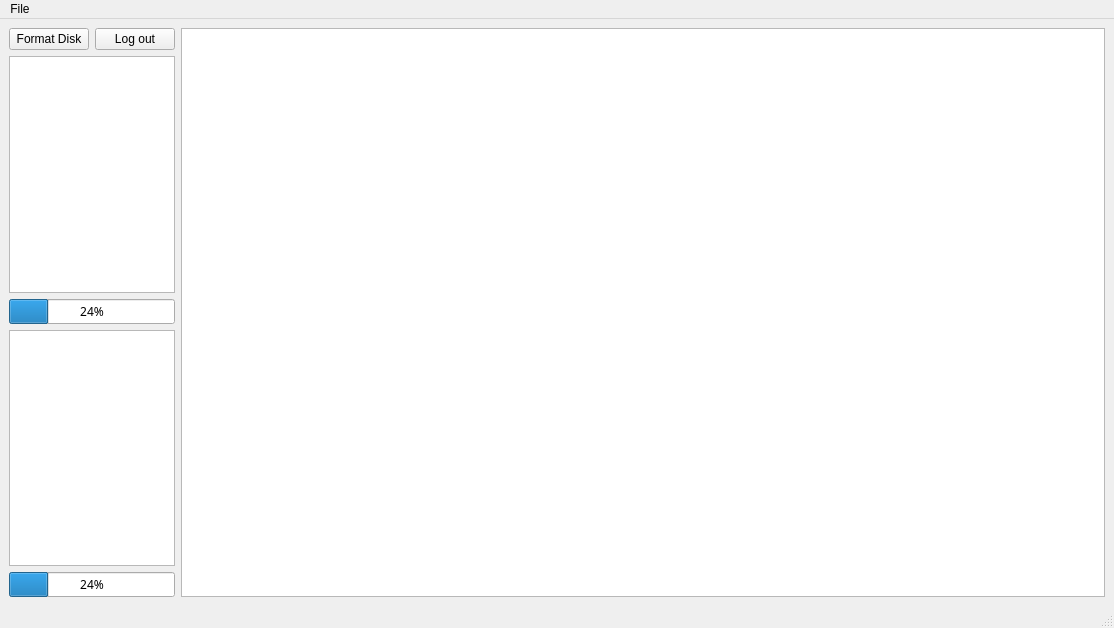
<?xml version="1.0" encoding="UTF-8"?>
<ui version="4.0">
 <class>content</class>
 <widget class="QMainWindow" name="content">
  <property name="geometry">
   <rect>
    <x>0</x>
    <y>0</y>
    <width>1114</width>
    <height>628</height>
   </rect>
  </property>
  <property name="windowTitle">
   <string>File Manager - Acytoo</string>
  </property>
  <widget class="QWidget" name="centralwidget">
   <layout class="QGridLayout" name="gridLayout">
    <item row="0" column="0">
     <layout class="QHBoxLayout" name="horizontalLayout_2" stretch="1,7">
      <item>
       <layout class="QVBoxLayout" name="verticalLayout">
        <item>
         <layout class="QHBoxLayout" name="horizontalLayout">
          <item>
           <widget class="QPushButton" name="btn_format">
            <property name="text">
             <string>Format Disk</string>
            </property>
           </widget>
          </item>
          <item>
           <widget class="QPushButton" name="btn_log_out">
            <property name="text">
             <string>Log out</string>
            </property>
           </widget>
          </item>
         </layout>
        </item>
        <item>
         <widget class="QTextEdit" name="textEdit_disk_info">
          <property name="font">
           <font>
            <family>Monaco</family>
            <pointsize>12</pointsize>
           </font>
          </property>
         </widget>
        </item>
        <item>
         <widget class="QProgressBar" name="progressBar_disk">
          <property name="font">
           <font>
            <family>Monaco</family>
           </font>
          </property>
          <property name="value">
           <number>24</number>
          </property>
         </widget>
        </item>
        <item>
         <widget class="QTextEdit" name="textEdit_inode_info">
          <property name="font">
           <font>
            <family>Monaco</family>
            <pointsize>12</pointsize>
           </font>
          </property>
         </widget>
        </item>
        <item>
         <widget class="QProgressBar" name="progressBar_inode">
          <property name="font">
           <font>
            <family>Monaco</family>
           </font>
          </property>
          <property name="value">
           <number>24</number>
          </property>
         </widget>
        </item>
       </layout>
      </item>
      <item>
       <widget class="QListWidget" name="list_content">
        <property name="font">
         <font>
          <pointsize>12</pointsize>
         </font>
        </property>
       </widget>
      </item>
     </layout>
    </item>
   </layout>
  </widget>
  <widget class="QMenuBar" name="menubar">
   <property name="geometry">
    <rect>
     <x>0</x>
     <y>0</y>
     <width>1114</width>
     <height>21</height>
    </rect>
   </property>
   <widget class="QMenu" name="menuMenu">
    <property name="title">
     <string>File</string>
    </property>
    <addaction name="actionAbout"/>
   </widget>
   <addaction name="menuMenu"/>
  </widget>
  <widget class="QStatusBar" name="statusbar"/>
  <action name="actionAbout">
   <property name="text">
    <string>About</string>
   </property>
  </action>
 </widget>
 <resources/>
 <connections/>
</ui>
